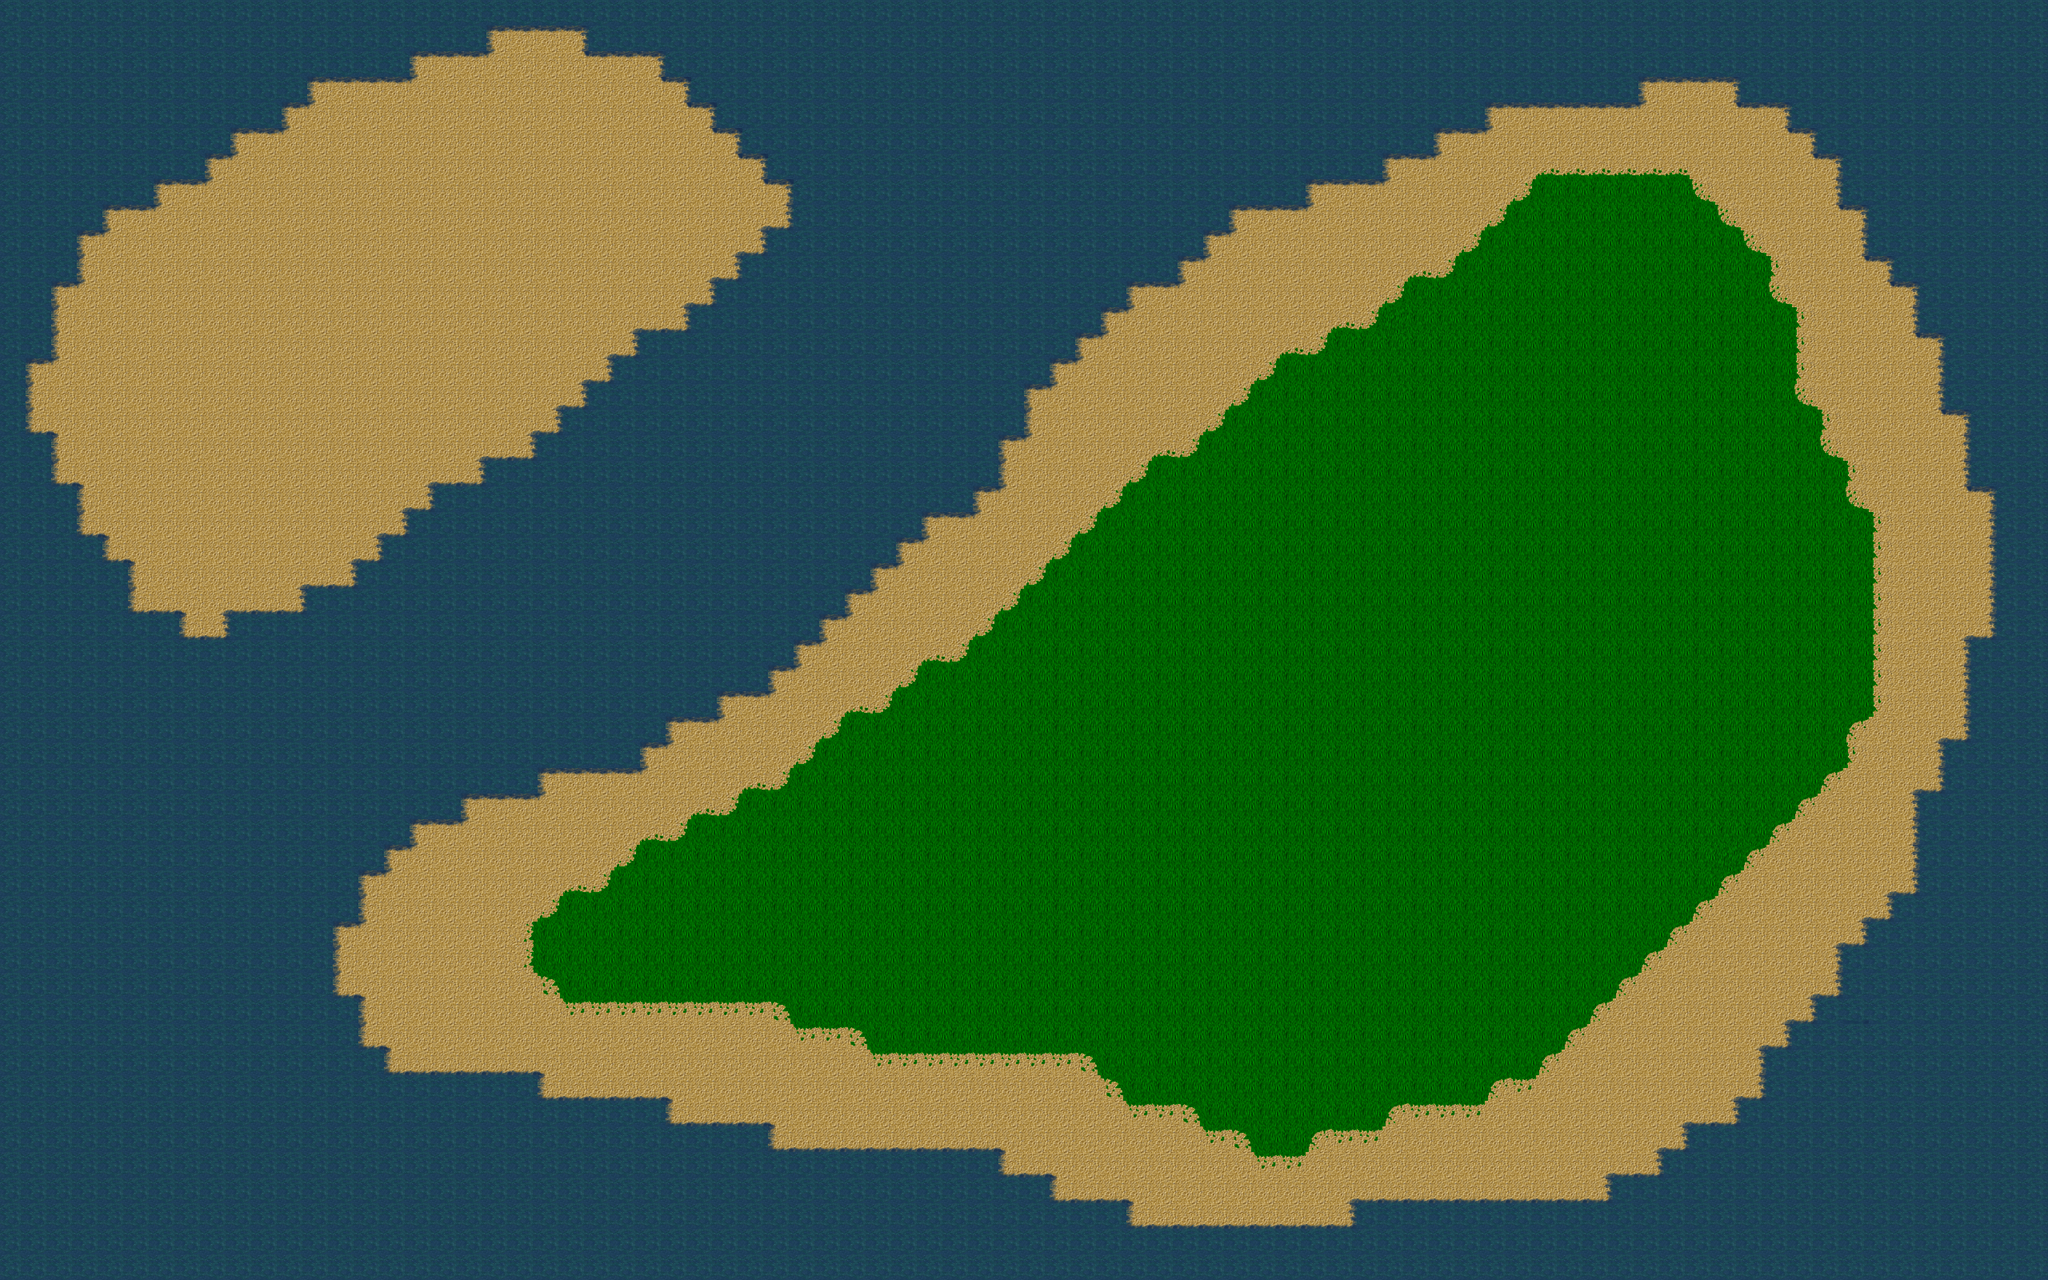

A level layout from a 2D game, rendered from its tile map. Below: a short description, then the map file with tile-grid data replaced by summaries:
An orthogonal 80x50 tile map with 32x32 px tiles, 8 tile layers (Vesi, Maa, Vesiraja ala, Vesiraja ylä, ...).

<map version="1.0" orientation="orthogonal" width="80" height="50" tilewidth="32" tileheight="32">
 <tileset firstgid="1" name="DungeonCrawl_ProjectUtumnoTileset" tilewidth="32" tileheight="32">
  <image source="../examples/DungeonCrawl_ProjectUtumnoTileset.png" width="2048" height="1536" />
 </tileset>
 <layer name="Vesi" width="80" height="50">
  <data>[4000 cells, 4000 non-empty, 1 distinct tile ids]</data>
 </layer>
 <layer name="Maa" width="80" height="50">
  <data>[4000 cells, 2239 non-empty, 1 distinct tile ids]</data>
 </layer>
 <layer name="Vesiraja ala" width="80" height="50">
  <data>[4000 cells, 96 non-empty, 1 distinct tile ids]</data>
 </layer>
 <layer name="Vesiraja ylä" width="80" height="50">
  <data>[4000 cells, 94 non-empty, 1 distinct tile ids]</data>
 </layer>
 <layer name="Vesiraja vasen oikea" width="80" height="50">
  <data>[4000 cells, 138 non-empty, 2 distinct tile ids]</data>
 </layer>
 <layer name="Vesiraja kulmat" width="80" height="50">
  <data>[4000 cells, 104 non-empty, 5 distinct tile ids]</data>
 </layer>
 <layer name="Ruohikko" width="80" height="50">
  <data>[4000 cells, 1176 non-empty, 10 distinct tile ids]</data>
 </layer>
 <layer name="Ruohikkoraja vasen oikea" width="80" height="50">
  <data>[4000 cells, 0 non-empty, 0 distinct tile ids]</data>
 </layer>
</map>
